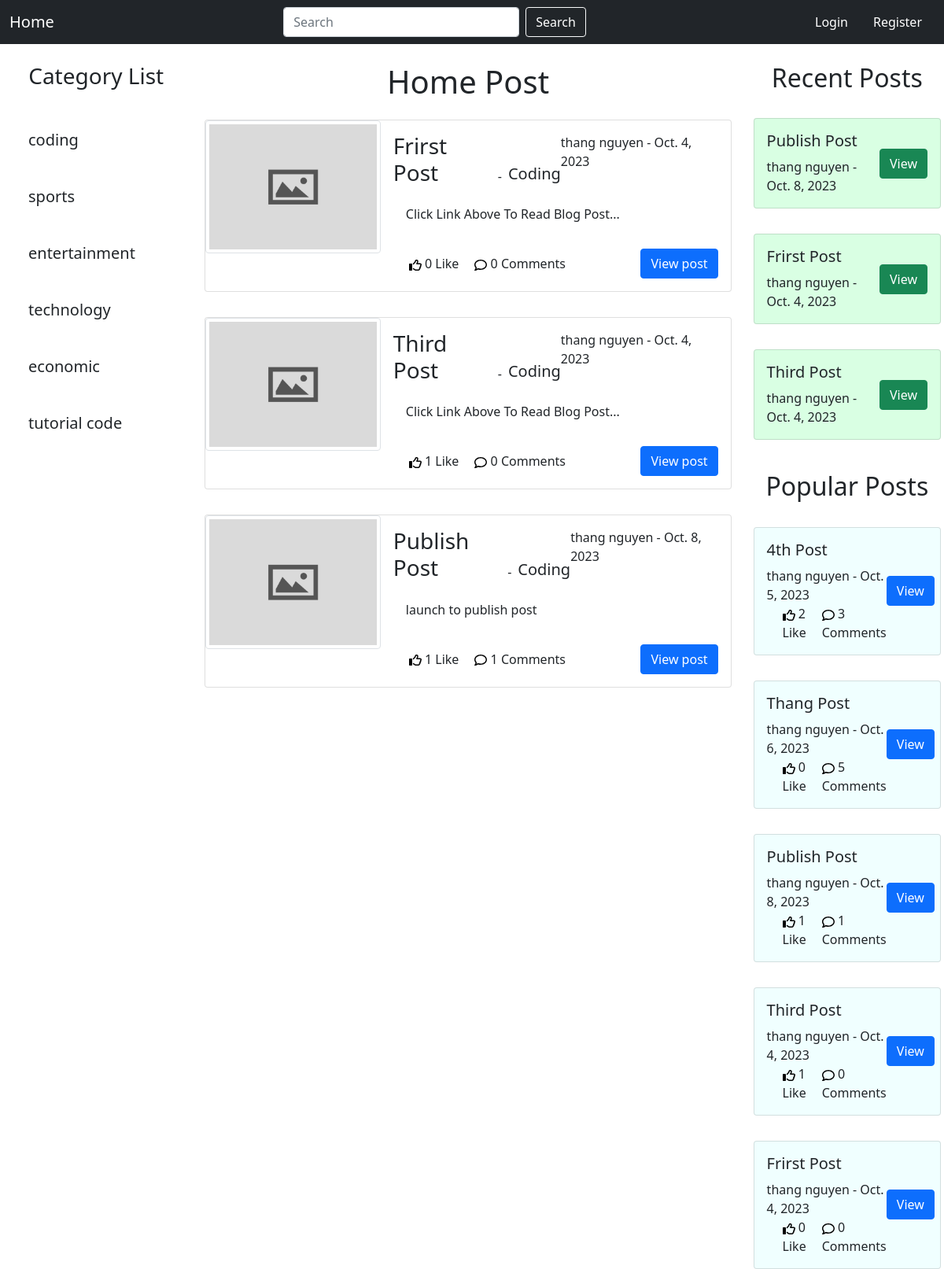
The app's page /, older data.
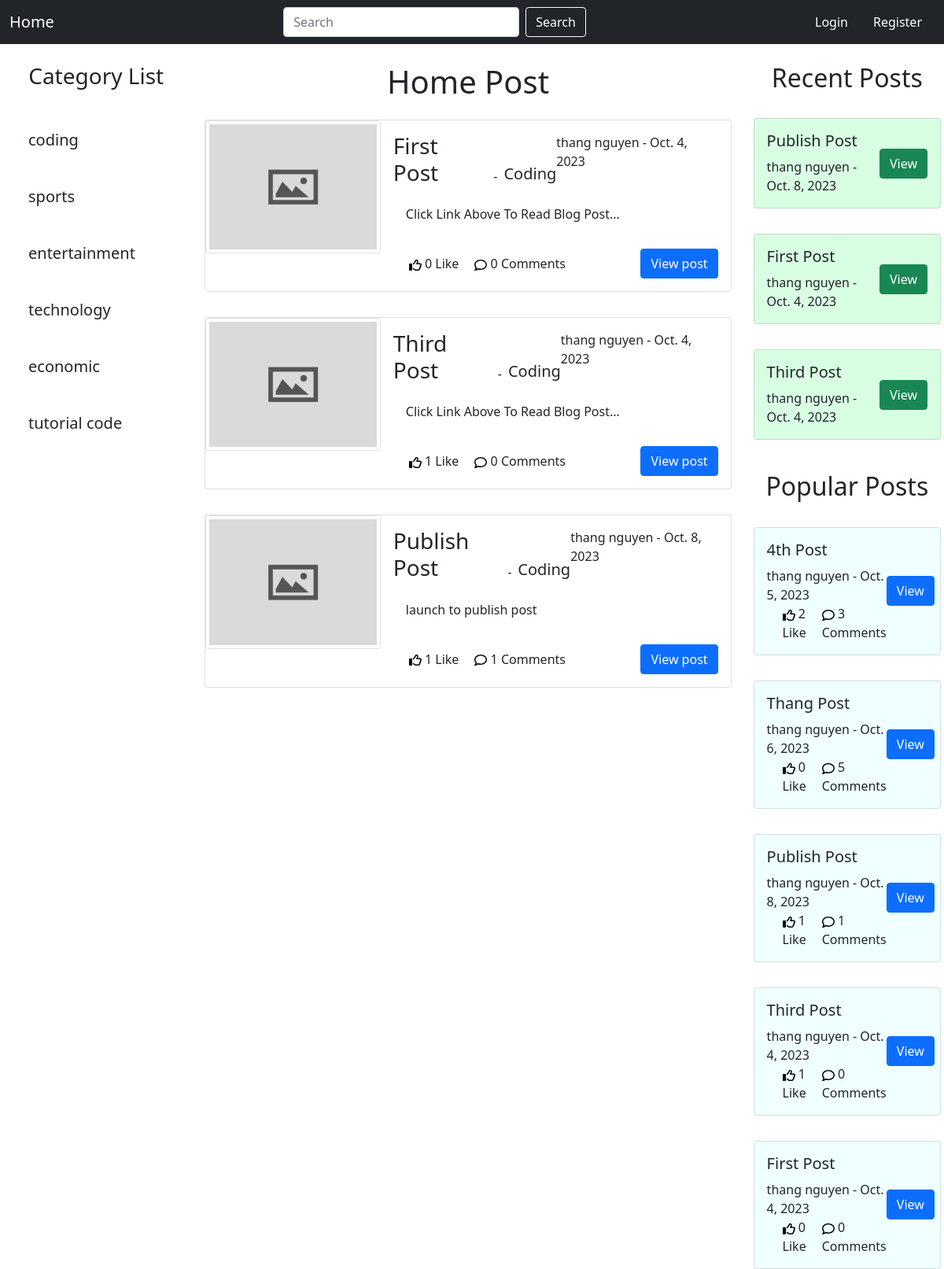
The same page, newer data.
### blog/models.py (models this page shows, shortened)
class Post(models.Model):
    title = models.CharField(max_length=264)
    header_image = models.ImageField(null=True,blank=True,upload_to="images/")
    author = models.ForeignKey(User,on_delete=models.CASCADE)
    body = RichTextField(blank=True,null=True)
    post_date = models.DateField(auto_now_add=True)
    category = models.CharField(max_length=264,default='coding')
    snippet = models.CharField(max_length=264)
    likes = models.ManyToManyField(User,related_name='blog_posts')
    is_published = models.BooleanField(default=False)
    def total_likes(self):
        return self.likes.count()
    def total_comment(self):
        return self.comments.count()
    @classmethod
    def get_posts_with_most_comments_and_likes(cls, limit=5):
        return cls.objects.annotate(num_comments=models.Count('comments'),
                                    num_likes=models.Count('likes')).order_by(-(models.F('num_comments') + models.F('num_likes')))[:limit]

### blog/views.py (the view)
# urls.py: path('',HomeView.as_view(), name = 'index'),
class HomeView(ListView):
    model = Post
    template_name = 'index.html'
    ordering = ['-post_date']
    def get_context_data(self, *args,**kwargs):
        cat_menu = Category.objects.all()
        latest_posts = Post.objects.filter(is_published=True).order_by('-post_date')[:5]
        context = super(HomeView,self).get_context_data(*args,**kwargs)
        context["cat_menu"] = cat_menu
        context["latest_posts"] = latest_posts
        context["popular_posts"] = Post.get_posts_with_most_comments_and_likes()
        return context
    def get_queryset(self):
        return Post.objects.filter(is_published=True)

### blog/models.py (called while the page is built)
    def __str__(self) :
        return self.name

### templates/index.html (shortened to what this page needs)
{% extends 'base.html' %} {% block content %}
<h1 class="text-center m-0 py-4">Home Post</h1>
<ul style="padding: 0; margin: 0px 20px;">
  <li style="list-style: none; padding: 0; margin: 0;">
    {% for post in object_list %}
    <div class="card">
      <div class="row g-0">
        <div class="col-md-4">
          {% if post.header_image %}
          <div class="image-header">
            <img class="img-fluid rounded-start img-thumbnail" src="{{ post.header_image.url }}">
          </div>
          {% else %}
          <div class="image-header">
            <img class="img-fluid rounded-start img-thumbnail" src="../media/images/default-thumbnail.jpg">
          </div>
          {% endif %}
        </div>
        <div class="col-md-8">
          <div class="card-body">
            <div class="post-info d-flex justify-content-between">
              <div class="card-title d-flex align-items-end text-capitalize">
                <a href="{% url 'article_details' post.pk %}" class="post-title text-dark text-decoration-none h3 m-auto">{{ post.title }}</a>
                <span class="px-2">-</span>
                <a href="{% url 'category' post.category|slugify %}" class="post-category text-dark text-decoration-none fs-5">{{ post.category }}</a>
              </div>
              <div class="author-info">
                {{ post.author.first_name }} {{ post.author.last_name }} - {{ post.post_date }}
              </div>
            </div>
            <p class="card-text p-3">{{ post.snippet }}</p>
            <div class="action d-flex justify-content-between align-items-center">
              <div class="react d-flex">
                <div class="like">
                  <span class="count">{{ post.total_likes }}</span>
                  <span class="title">Like</span>
                </div>
                <div class="comment">
                  <span class="count">{{ post.total_comment }}</span>
                  <span class="title">Comments</span>
                </div>
              </div>
              <div class="user-action" style="text-align: end;">
                <a href="{% url 'article_details' post.pk %}" class="btn btn-primary">View post</a>
              </div>
            </div>
          </div>
        </div>
      </div>
    </div>
    {% endfor %}
  </li>
</ul>
{% endblock %}

### templates/base.html (shortened to what this page needs)
{% extends 'navbar.html' %}
    {% block left-nav %}
    <h3 class="text-center py-4">Category List</h3>
    {% for item in cat_menu %}
    <h5>
      <a class="dropdown-item" href="{%  url 'category' item|slugify %}">
        <div class="card-body">
          {{ item }}
        </div>
      </a>
    </h5>
    {% endfor %}
    {% endblock %}
    {% block right-nav %}
    <h2 class="text-center py-4">Recent Posts</h2>
    {% for post in latest_posts %}
    <div class="card" style="background-color: rgb(217, 267, 227);" >
      <div class="card-body">
        <div class="d-flex justify-content-between">
          <div class="post-info">
            <div class="card-title text-capitalize">
              <a href="{% url 'article_details' post.pk %}" class="post-title text-dark text-decoration-none h5 m-auto">{{ post.title }}</a>
            </div>
            <div class="author-info">
                {{ post.author.first_name }} {{ post.author.last_name }} - {{ post.post_date }}
            </div>
          </div>
          <div class="user-action d-flex justify-content-center align-items-center">
            <a href="{% url 'article_details' post.pk %}" class="btn btn-success">View</a>
          </div>
        </div>
      </div>
    </div>
    {% endfor %}
    <h2 class="text-center py-4 mt-3">Popular Posts</h2>
    {% for post in popular_posts %}
    <div class="card"  style="background-color: azure;" >
      <div class="card-body">
        <div class="d-flex justify-content-between">
          <div class="post-info">
            <div class="card-title text-capitalize">
              <a href="{% url 'article_details' post.pk %}" class="post-title text-dark text-decoration-none h5 m-auto">{{ post.title }}</a>
            </div>
            <div class="author-info">
                {{ post.author.first_name }} {{ post.author.last_name }} - {{ post.post_date }}
            </div>
          <div class="react d-flex">
            <div class="like">
              <span class="count">{{ post.total_likes }}</span>
              <span class="title">Like</span>
            </div>
            <div class="comment">
              <span class="count">{{ post.total_comment }}</span>
              <span class="title">Comments</span>
            </div>
          </div>
          </div>
          <div class="user-action d-flex justify-content-center align-items-center">
            <a href="{% url 'article_details' post.pk %}" class="btn btn-primary">View</a>
          </div>
        </div>
      </div>
    </div>
    {% endfor %}
    {% endblock %}

Row changes from the older to the newer data that the page shows:
changed Post: title "Frirst Post" → "First Post"
